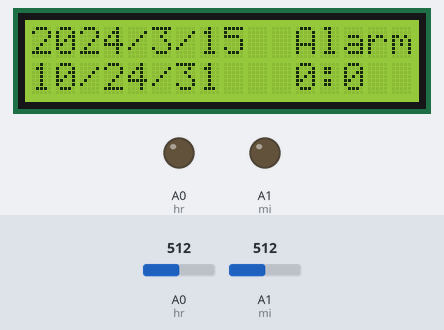
The sketch below on a simulated Arduino Uno, built with avr-gcc and run on an emulated ATmega328P. Parts: 16×2 character LCD, output pins drawn as LEDs (lit = HIGH). The test bench sets the inputs (shaded band); at power-on: A0 (hr) = 512, A1 (mi) = 512. The local clock reads 2024-03-15 10:24:30 at power-on unless the sketch sets it; no radio packets arrive unless stated; what the sketch prints to the serial monitor is not drawn.

Above: at 1.2 s.
1.3 s: A0 (hr) set to 710
At 1.47 s:
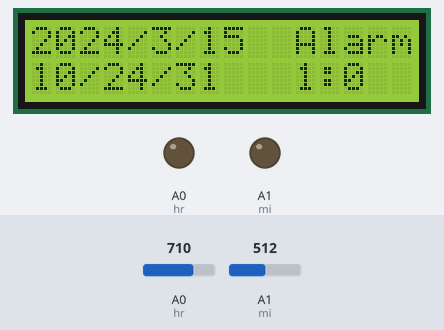
2.8 s: A1 (mi) set to 710
At 2.98 s:
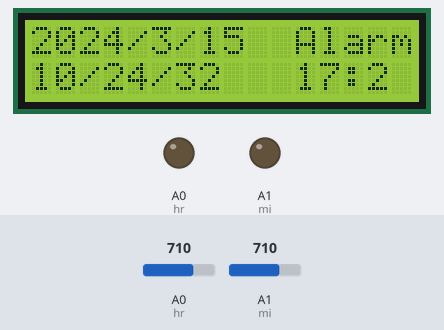
4.3 s: A0 (hr) set to 690
At 4.51 s:
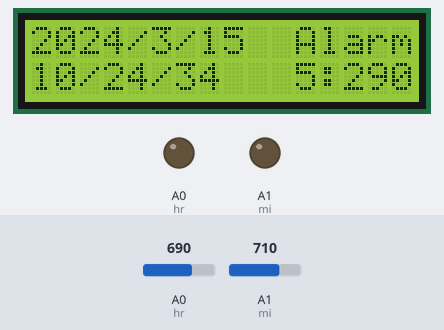
5.8 s: A1 (mi) set to 690
At 6.8 s:
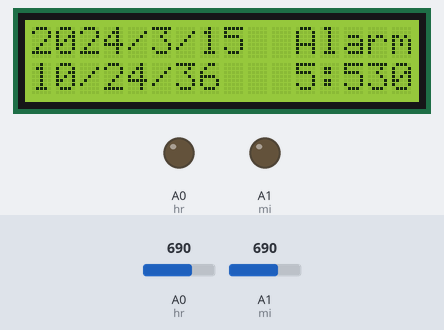
7.5 s: A0 (hr) set to 716
At 7.67 s:
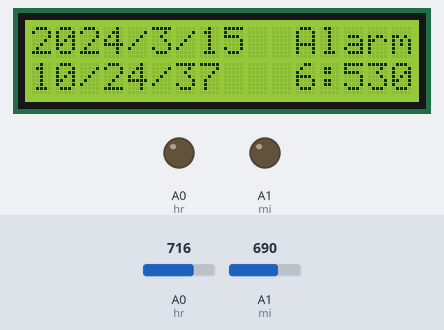
9.0 s: A1 (mi) set to 716
At 9.19 s:
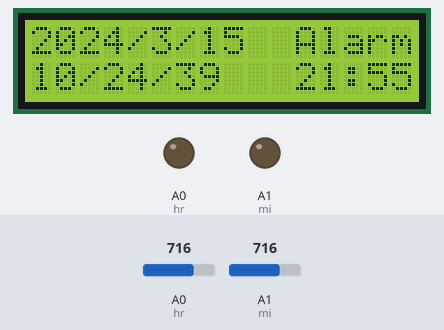
Timing chart, 0 to 11.5 s (numbered marks = the images above; inputs shaded):
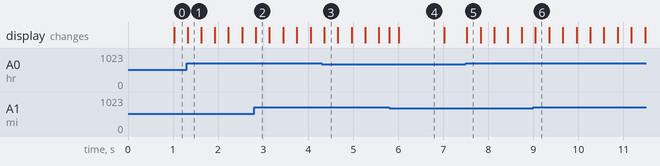

Measured:
- after the input at 1.3 s, the display: changes at once (image 1)
- after the input at 7.5 s, the display: changes at once (image 5)
- what the display in image 4 shows lasts 1.0 s, from 6.0 s to 7.0 s

The sketch:

Smart_clock.ino
```cpp
#include <LiquidCrystal.h>
#include <Wire.h>
#include "RTClib.h"
#include <SPI.h>
#include <nRF24L01.h>
#include <RF24.h>

RTC_DS1307 RTC;
LiquidCrystal lcd(7, 6, 5, 4, 3, 2);

int speakerPin = 8;
int hours=0;
int minutes=0;
int tones[] = {261, 277, 294, 311, 330, 349, 370, 392, 415, 440};
const uint64_t ch1 = 1;
byte smth[]={'s'} ;

#define hr  A0
#define mi  A1
#define Show_Alarm A2
#define CE_PIN 9
#define CSN_PIN 10
RF24 radio(CE_PIN,CSN_PIN);

void setup () {
   Serial.begin(9600);
   Wire.begin();
   lcd.begin(16, 2);
   RTC.begin();
   if (! RTC.isrunning()) {
      Serial.println("RTC is NOT running!");
      RTC.adjust(DateTime(__DATE__, __TIME__));
  }
  radio.begin();
  radio.openWritingPipe(ch1);
  radio.write( smth, sizeof(smth) );
  pinMode(hr,OUTPUT);
  pinMode(mi,OUTPUT);
}

void adjust_alarm(){
  if (analogRead(hr) > 700){
    if ( hours == 23)
      {hours=0;}
    else
      {hours++;}
     }
  if (analogRead(mi) > 700){
    if (minutes== 59)
    {minutes=0;}
    else
    {minutes++;}
    }
}
void loop () {
    DateTime now = RTC.now();
    adjust_alarm();

    if ( ( ( String( now.hour() ) ) == String(hours) )&&(( String( now.minute() ) ) == String(minutes) ) )
    {
        for (int i = 0; i < 10; i++)
      {
          tone(speakerPin, tones[i]);
          delay(500);
      }
        noTone(speakerPin);
        radio.write( smth, sizeof(smth) );
        Serial.println("Switch on the light");
        delay(50);
     }

    lcd.setCursor(0, 0);
    lcd.print(String(now.year())+"/"+String(now.month())+"/"+String(now.day())+"  ");
    Serial.println(now.year());
    lcd.setCursor(0, 1);
    lcd.print(String(now.hour())+"/"+String(now.minute())+"/"+String(now.second())+"  ");

    lcd.setCursor(11, 0);
    lcd.print("Alarm");
    lcd.setCursor(11, 1);
    lcd.print(String(hours)+":"+String(minutes));

    delay(10);
}
```
